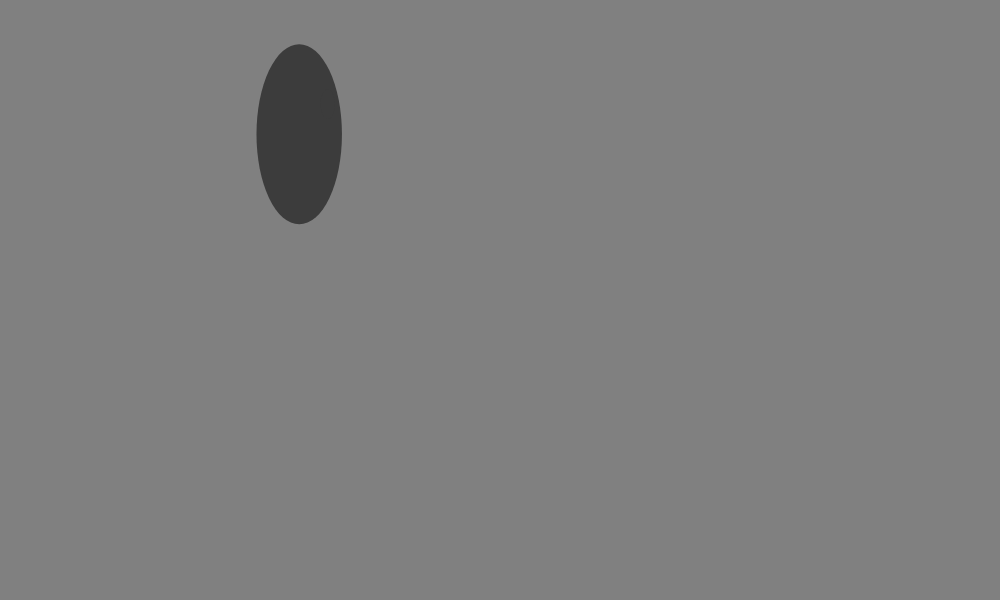
Frame 1 (no input)
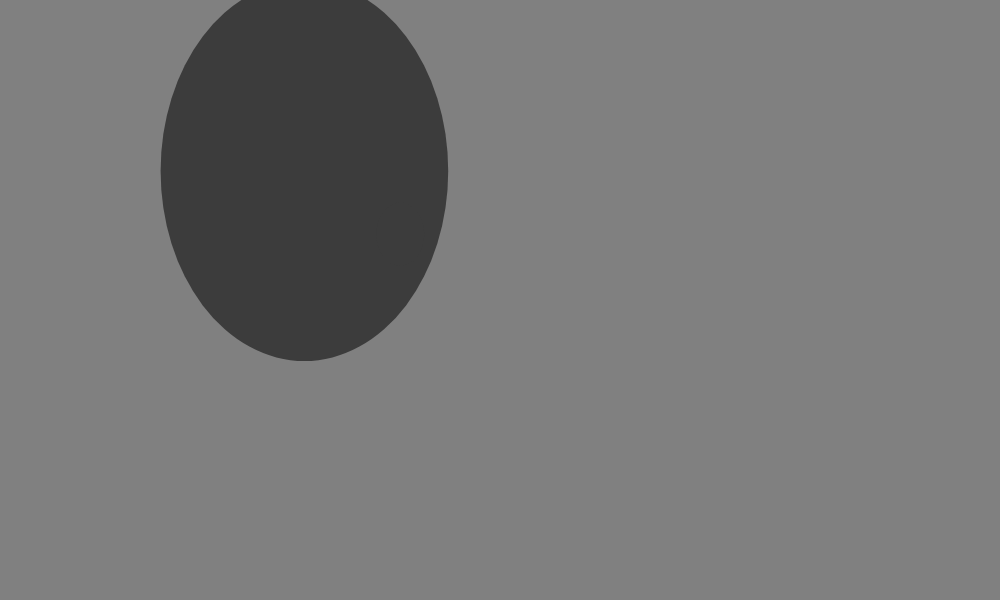
Frame 60 (no input)
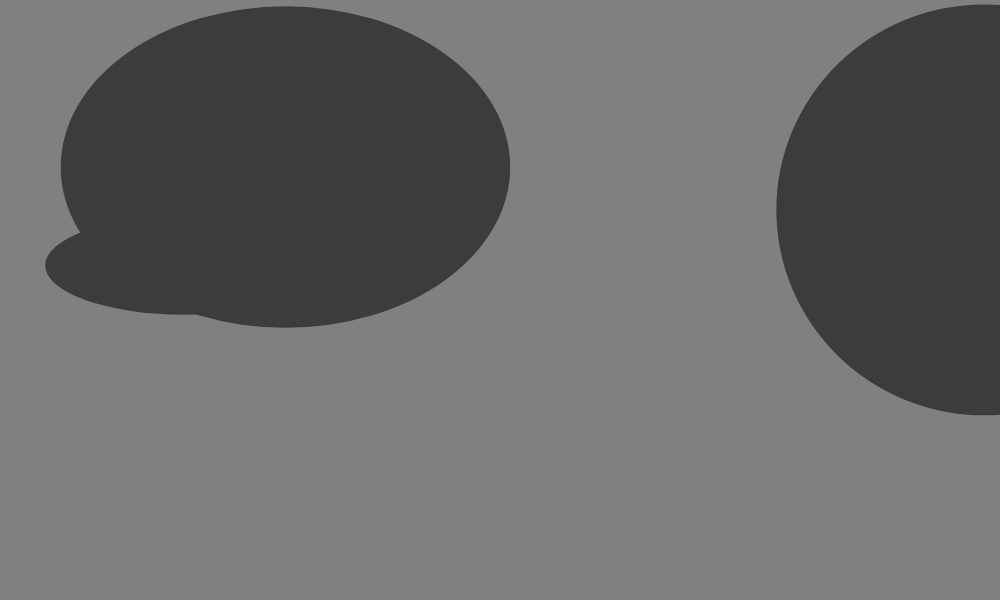
Frame 120 (the mouse pressed at the canvas centre since frame 60)

The p5.js sketch that drew these frames (run headless with seeded random() and noise() and a simulated clock; from frame 60 on, the mouse is pressed at the canvas centre):

// p5.js sketch
// ── sketch.js
let smileys = [];
let t = 5;

function setup(){
    createCanvas( 1000, 600 );

    // create a bunch of random, sine movement smileys
    for (var i = 0; i < 5; i++) {

        // add new smiley objs to the array
        smileys.push(
            {
                period: { x: random(75, 200), y: random(40, 215) },
                maxSize: random(10),
                maxDist: {
                    x: random(width/4),
                    y: random(height/4)
                },
                pos: {
                    x: random(width),
                    y: random(height)
                }
            } //
        );
    }
}

function draw() {

    background('grey');


       let numToDraw = map( mouseX, 2, width, 1, smileys.length );
       for ( let i = 0; i < numToDraw; i++ ) {

           drawSmiley( smileys[i], t );
       }


       t++;

   }


   function drawSmiley( smiley, time ) {

       let x = sinePos( smiley.period.x, time );
       let y = sinePos( smiley.period.y, time );

       let pos_x = x * smiley.maxDist.x + smiley.pos.x;
       let pos_y = y * smiley.maxDist.y + smiley.pos.y;


       smileyFace(
           pos_x,
           pos_y,
           x * smiley.maxSize,
           y * smiley.maxSize
           );
       }



       function smileyFace( pos_x, pos_y, scale_x, scale_y ) {
           push();

           translate( pos_x, pos_y );
           scale( scale_x, scale_y );


           stroke( 30 );
           fill('blue');
           noStroke();
           fill( 60, 255 );
           ellipse( -10, -20, 60 );
           ellipse( 10, -30, 10 );

           pop();
       }



       function sinePos( timeScale, time ) {
           let val = sin( TWO_PI * time/timeScale );
           return val;
  }
